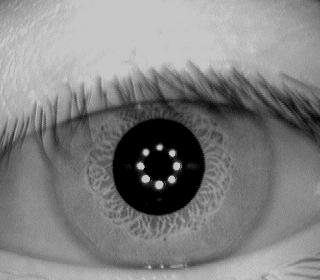
%> input picture hw3_iris/report/Resources/eye-ImgAdj.jpg, 320 x 280 px
$ octave --eval "result = segmentimage(imread('../../../hw3_iris/report/Resources/eye-ImgAdj.jpg'));"   (GNU Octave 9; MATLAB toolbox functions it lacks are replaced by stand-ins)
%> lines starting %> are read from the running program, lines starting %| are printed output that depends on the picture; in (x1, y1, x2, y2) boxes, pixels count from 0 and x2, y2 are one past the last pixel; in counts of white or black regions, pixels touching at a corner belong together; the program's own positions count from 1
function [imSegmented imContour] = segmentimage(imOriginal, thresh, blkSize)

%[imSegmented imContour] = segmentimage(imOriginal, blkSize, enh, smooth)
%
% Funkce segmentuje obrazek na otisk a pozadi.
%
%   imOriginal - vstupni otiskS
%   thresh - prah pro segmentaci otisku
%
%
% vystupy:
%   imSegmented - binarni obrazek stejne velikosti jako imOriginal, 1
%       oznacuje otisk a 0 znaci pozadi
%   imContour - kontura segmentace binarni obrazek obsahujici pouze
%   konturu, ne celou plochu segmentace

if nargin < 2
    thresh = 1e-3;
    blkSize = 16;
end

%%
% Doplnte
%%

% Variance method

[m, n] = size(imOriginal);
%> m = 280; n = 320
numRows = floor(m / blkSize);
%> numRows = 17
numCols = floor(n / blkSize);
%> numCols = 20

imSegmented = zeros(m, n);

for i = 1:numRows
    for j = 1:numCols
        block = imOriginal((i-1)*blkSize + 1:i*blkSize, (j-1)*blkSize + 1:j*blkSize);

        % variance of the block
        variance = var(double(block(:)));

        if variance >= thresh
            imSegmented((i-1)*blkSize + 1:i*blkSize, (j-1)*blkSize + 1:j*blkSize) = 1; % Fingerprint region
        else
            imSegmented((i-1)*blkSize + 1:i*blkSize, (j-1)*blkSize + 1:j*blkSize) = 0; % Background region
        end
    end
end
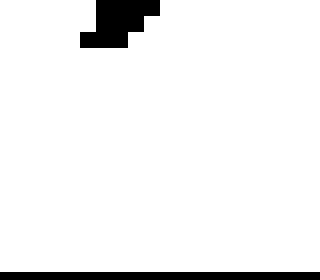
%> imSegmented: size 280x320 double; values 0 (black) and 1 (white), 94.3% white; 2 black regions, box (x1, y1, x2, y2) and area: (80, 0, 160, 48) 2560, (0, 272, 320, 280) 2560

% make imSegmented logical to use as indeces
imSegmented = logical(imSegmented);


% Removing small connected blocks detected as foreground
%%%%%%%%%%%%%%%%%%%%%%%%%%%%%%%%%%%%%%%%%%%%%%%%%%%%%%%%%%%%%%%%%%%%%%%%%%%
% Define the size threshold for removing small blocks
blkSizeThreshold = blkSize * 5;

% Create a structuring element for morphological operations
se = strel('square', blkSizeThreshold);

% Perform morphological opening to remove small blocks of ones
imSegmented = imopen(imSegmented, se);
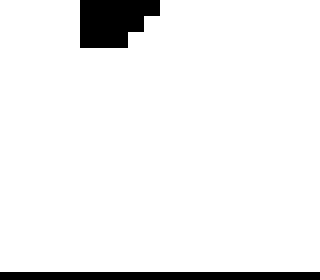
%> imSegmented: size 280x320 logical; 93.7% white; 2 black regions, box (x1, y1, x2, y2) and area: (80, 0, 160, 48) 3072, (0, 272, 320, 280) 2560
%%%%%%%%%%%%%%%%%%%%%%%%%%%%%%%%%%%%%%%%%%%%%%%%%%%%%%%%%%%%%%%%%%%%%%%%%%%

% Calculate contour
imContour = edge(imSegmented);
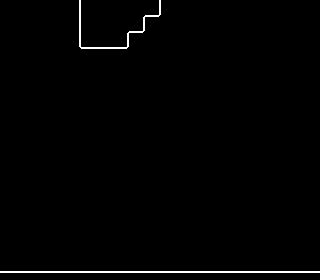
%> imContour: size 280x320 logical; 1.1% white in thin lines or dots
